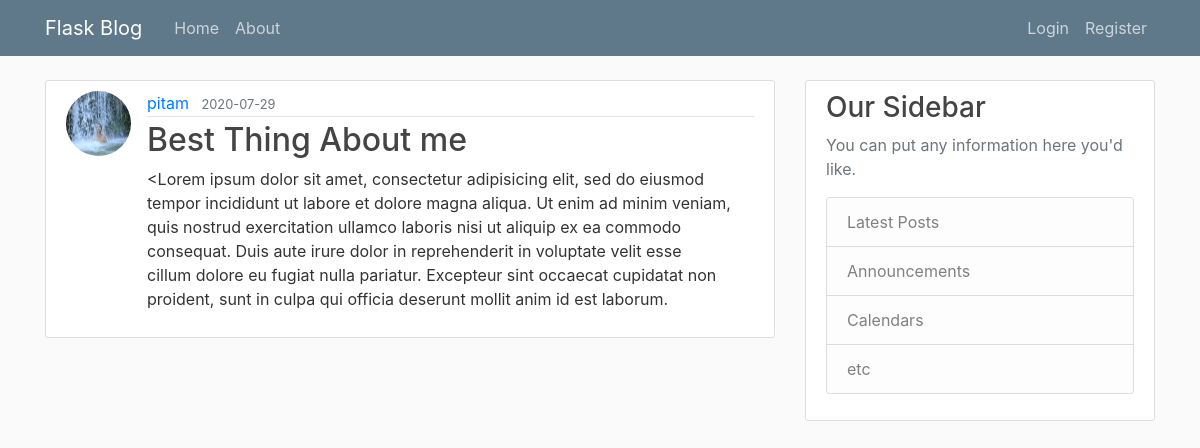
The page /post/14 on the database its author committed.
### flaskblog/models.py (models this page shows, shortened)
class User(db.Model, UserMixin):
	id = db.Column(db.Integer, primary_key = True)
	username = db.Column(db.String(20), unique = True, nullable = False)
	email = db.Column(db.String(120), unique = True, nullable = False)
	image_file = db.Column(db.String(20), nullable = False, default = 'default.jpg')
	password = db.Column(db.String(60), nullable = False)
	posts = db.relationship('Post', backref = 'author', lazy = True)

class Post(db.Model):
	id = db.Column(db.Integer, primary_key = True)
	title = db.Column(db.String(200), nullable = False)
	date_posted = db.Column(db.DateTime, nullable = False, default = datetime.utcnow)
	content = db.Column(db.Text, nullable = False)
	user_id = db.Column(db.Integer, db.ForeignKey('user.id'), nullable = False)

### flaskblog/posts/routes.py (the view)
@posts.route('/post/<int:post_id>')
def post(post_id):
	post = Post.query.get_or_404(post_id)
	return render_template('post.html', title = post.title, post = post, legend = 'New Post')

### flaskblog/templates/post.html (shortened to what this page needs)
{% extends 'layout.html' %}
{% block content %}
	<article class="media content-section">
		<img class="rounded-circle article-img" src="{{ url_for('static', filename = 'profile_pics/' + post.author.image_file) }}">
	  <div class="media-body">
	    <div class="article-metadata">
	      <a class="mr-2" href="#">{{ post.author.username }}</a>
	      <small class="text-muted">{{ post.date_posted.strftime('%Y-%m-%d') }}</small>
	    </div>
	    <h2 class="article-title">{{ post.title }}</h2>
	    <p class="article-content">{{ post.content }}</p>
	  </div>
	</article>
{% endblock %}

### flaskblog/static/main.css (style rules this page uses)
body { background: #fafafa; color: #333333; margin-top: 5rem; }
h1, h2, h3, h4, h5, h6 { color: #444444; }
.content-section { background: #ffffff; padding: 10px 20px; border: 1px solid #dddddd; border-radius: 3px; margin-bottom: 20px; }
.article-title { color: #444444; }
.article-content { white-space: pre-line; }
.article-img { height: 65px; width: 65px; margin-right: 16px; }
.article-metadata { padding-bottom: 1px; margin-bottom: 4px; border-bottom: 1px solid #e3e3e3 }

### rows shown on the page
User: image_file (picture), author.username "pitam"
Post: date_posted "2020-07-29", title "Best Thing About me", content "<Lorem ipsum dolor sit amet, consectetur adipisicing elit, sed do eiusmod tempor incididunt ut labore et dolore magna aliqua. Ut enim ad minim veniam, quis nostrud exercitation ullamco laboris nisi ut aliquip ex ea commodo consequat. Duis aute irure dolor in reprehenderit in voluptate velit esse cillum dolore eu fugiat nulla pariatur. Excepteur sint occaecat cupidatat non proident, sunt in culpa qui officia deserunt mollit anim id est laborum."
